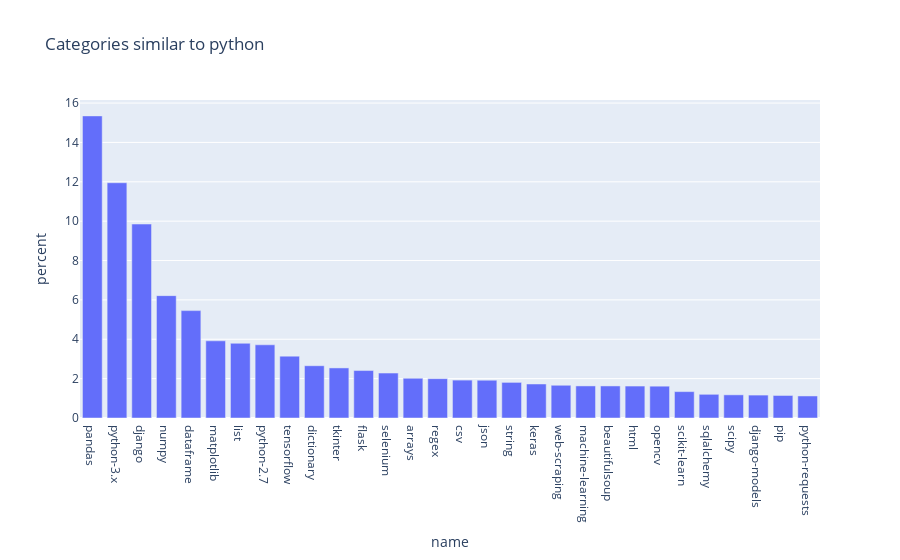

The notebook cell saved with this chart:
### Code cell
build_chart("python")

### Figure 1 — Plotly figure (JSON) as saved in the notebook; plotly's stock layout.template omitted (floating-point values rounded to 4 significant figures)
{"data": [{"alignmentgroup": "True", "hovertemplate": "name=%{x}<br>percent=%{y}<extra></extra>", "legendgroup": "", "marker": {"color": "#636efa", "pattern": {"shape": ""}}, "name": "", "offsetgroup": "", "orientation": "v", "showlegend": false, "textposition": "auto", "type": "bar", "x": ["pandas", "python-3.x", "django", "numpy", "dataframe", "matplotlib", "list", "python-2.7", "tensorflow", "dictionary", "tkinter", "flask", "selenium", "arrays", "regex", "csv", "json", "string", "keras", "web-scraping", "machine-learning", "beautifulsoup", "html", "opencv", "scikit-learn", "sqlalchemy", "scipy", "django-models", "pip", "python-requests"], "xaxis": "x", "y": [15.35, 11.95, 9.853, 6.217, 5.456, 3.921, 3.795, 3.719, 3.143, 2.655, 2.544, 2.41, 2.283, 2.019, 1.998, 1.925, 1.919, 1.81, 1.728, 1.663, 1.63, 1.629, 1.623, 1.616, 1.341, 1.204, 1.177, 1.164, 1.144, 1.12], "yaxis": "y"}], "layout": {"barmode": "relative", "legend": {"tracegroupgap": 0}, "title": {"text": "Categories similar to python"}, "xaxis": {"anchor": "y", "domain": [0, 1], "title": {"text": "name"}}, "yaxis": {"anchor": "x", "domain": [0, 1], "title": {"text": "percent"}}}}
